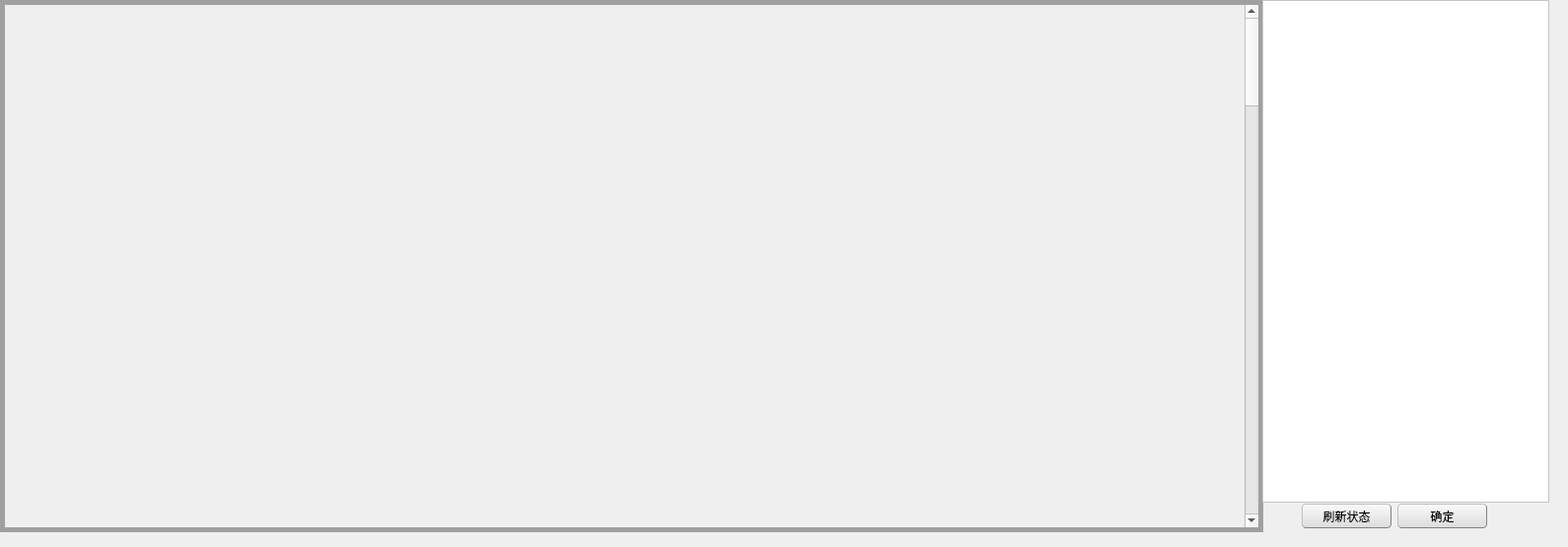
<?xml version="1.0" encoding="UTF-8"?>
<ui version="4.0">
 <class>stationshowfrom</class>
 <widget class="QWidget" name="stationshowfrom">
  <property name="geometry">
   <rect>
    <x>0</x>
    <y>0</y>
    <width>1590</width>
    <height>555</height>
   </rect>
  </property>
  <property name="minimumSize">
   <size>
    <width>1590</width>
    <height>481</height>
   </size>
  </property>
  <property name="maximumSize">
   <size>
    <width>1590</width>
    <height>555</height>
   </size>
  </property>
  <property name="windowTitle">
   <string>Form</string>
  </property>
  <property name="styleSheet">
   <string notr="true"/>
  </property>
  <widget class="QComboBox" name="comboBox">
   <property name="geometry">
    <rect>
     <x>1061</x>
     <y>19</y>
     <width>171</width>
     <height>22</height>
    </rect>
   </property>
   <property name="styleSheet">
    <string notr="true"/>
   </property>
  </widget>
  <widget class="QPushButton" name="pushButton">
   <property name="geometry">
    <rect>
     <x>1240</x>
     <y>20</y>
     <width>111</width>
     <height>20</height>
    </rect>
   </property>
   <property name="styleSheet">
    <string notr="true">QPushButton{background-color: rgb(240, 240, 240);}
QPushButton{border:1px groove gray;border-radius:4px;padding:2px 4px;border-style:outset;}
QPushButton:hover{background-color: rgb(229, 241, 251);color:black}
QPushButton:pressed{background-color: rgb(204, 228, 247);border-style:inset}
QPushButton{background-color: qlineargradient(spread:pad, x1:0, y1:1, x2:0, y2:0, stop:0 rgba(220, 220, 220, 255), stop:1 rgba(250, 250, 250, 255));}
</string>
   </property>
   <property name="text">
    <string>重命名</string>
   </property>
  </widget>
  <widget class="QScrollArea" name="scrollArea">
   <property name="geometry">
    <rect>
     <x>0</x>
     <y>0</y>
     <width>1281</width>
     <height>540</height>
    </rect>
   </property>
   <property name="minimumSize">
    <size>
     <width>1281</width>
     <height>540</height>
    </size>
   </property>
   <property name="maximumSize">
    <size>
     <width>1281</width>
     <height>540</height>
    </size>
   </property>
   <property name="styleSheet">
    <string notr="true">QScrollArea#scrollArea{
border: 5px solid #A0A0A0; /* 边框宽度为1px，颜色为#A0A0A0 */
}

</string>
   </property>
   <property name="widgetResizable">
    <bool>true</bool>
   </property>
   <widget class="Monitor" name="stationweight">
    <property name="geometry">
     <rect>
      <x>0</x>
      <y>0</y>
      <width>1257</width>
      <height>3000</height>
     </rect>
    </property>
    <property name="minimumSize">
     <size>
      <width>0</width>
      <height>3000</height>
     </size>
    </property>
   </widget>
  </widget>
  <widget class="QTreeView" name="treeView">
   <property name="geometry">
    <rect>
     <x>1280</x>
     <y>0</y>
     <width>291</width>
     <height>510</height>
    </rect>
   </property>
   <property name="minimumSize">
    <size>
     <width>0</width>
     <height>510</height>
    </size>
   </property>
   <property name="maximumSize">
    <size>
     <width>16777215</width>
     <height>510</height>
    </size>
   </property>
   <property name="styleSheet">
    <string notr="true">background-color: rgb(255, 255, 255);
font: 14pt &quot;黑体&quot;;</string>
   </property>
  </widget>
  <widget class="QWidget" name="layoutWidget">
   <property name="geometry">
    <rect>
     <x>1320</x>
     <y>510</y>
     <width>190</width>
     <height>27</height>
    </rect>
   </property>
   <layout class="QHBoxLayout" name="horizontalLayout">
    <item>
     <widget class="QPushButton" name="refresh__btn">
      <property name="minimumSize">
       <size>
        <width>91</width>
        <height>25</height>
       </size>
      </property>
      <property name="maximumSize">
       <size>
        <width>91</width>
        <height>25</height>
       </size>
      </property>
      <property name="styleSheet">
       <string notr="true">QPushButton{background-color: rgb(240, 240, 240);
font: 12pt &quot;黑体&quot;;}
QPushButton{border:1px groove gray;border-radius:4px;padding:2px 4px;border-style:outset;}
QPushButton:hover{background-color: rgb(229, 241, 251);color:black}
QPushButton:pressed{background-color: rgb(204, 228, 247);border-style:inset}
QPushButton{background-color: qlineargradient(spread:pad, x1:0, y1:1, x2:0, y2:0, stop:0 rgba(220, 220, 220, 255), stop:1 rgba(250, 250, 250, 255));}
</string>
      </property>
      <property name="text">
       <string>刷新状态</string>
      </property>
     </widget>
    </item>
    <item>
     <widget class="QPushButton" name="Confirmbtn">
      <property name="minimumSize">
       <size>
        <width>91</width>
        <height>25</height>
       </size>
      </property>
      <property name="maximumSize">
       <size>
        <width>91</width>
        <height>25</height>
       </size>
      </property>
      <property name="styleSheet">
       <string notr="true">QPushButton{background-color: rgb(240, 240, 240);
font: 14pt &quot;黑体&quot;;}
QPushButton{border:1px groove gray;border-radius:4px;padding:2px 4px;border-style:outset;}
QPushButton:hover{background-color: rgb(229, 241, 251);color:black}
QPushButton:pressed{background-color: rgb(204, 228, 247);border-style:inset}
QPushButton{background-color: qlineargradient(spread:pad, x1:0, y1:1, x2:0, y2:0, stop:0 rgba(220, 220, 220, 255), stop:1 rgba(250, 250, 250, 255));}
</string>
      </property>
      <property name="text">
       <string>确定</string>
      </property>
     </widget>
    </item>
   </layout>
  </widget>
 </widget>
 <customwidgets>
  <customwidget>
   <class>Monitor</class>
   <extends>QWidget</extends>
   <header location="global">monitor.h</header>
   <container>1</container>
  </customwidget>
 </customwidgets>
 <resources/>
 <connections/>
</ui>
